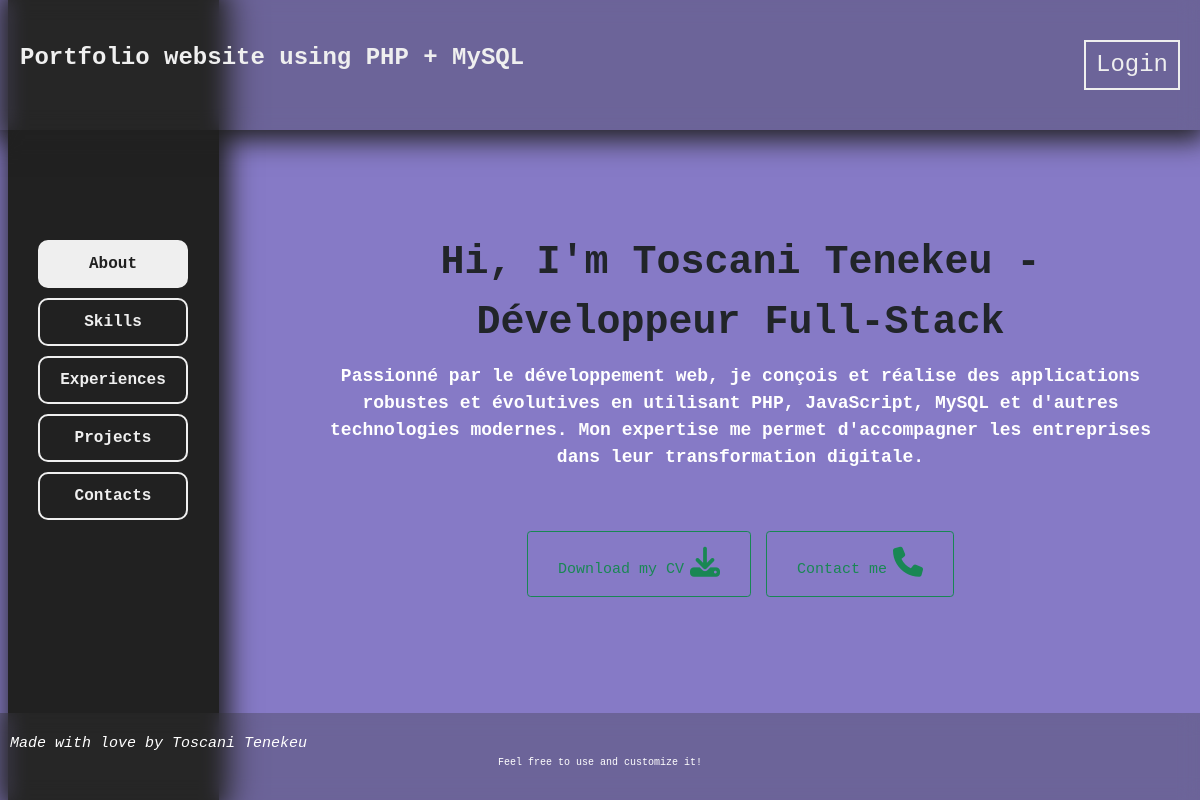
Screenshot of /views/standard_main.php with the database file from the repository.
### tables this page shows
CREATE TABLE `about` (
  `id` int(11) NOT NULL,
  `user_id` int(11) NOT NULL,
  `full_name` varchar(100) DEFAULT NULL,
  `title` varchar(100) DEFAULT NULL,
  `description` text DEFAULT NULL,
  `cv_link` varchar(100) DEFAULT NULL,
  `date` timestamp NOT NULL DEFAULT current_timestamp() ON UPDATE current_timestamp()
);

### views/standard_main.php (the view, shortened to what this page needs)
<?php
require '../db/connection.php';
$stmt = $pdo->prepare("SELECT id FROM users WHERE email = ?");
$stmt->execute(['toscanisoft@gmail.com']);
$user = $stmt->fetch();
$stmt = $pdo->prepare("SELECT * FROM about WHERE user_id = ?");
$stmt->execute([$user['id']]);
$about = $stmt->fetch();
?>
<!DOCTYPE html>
<html lang="en">
<head>
    <link href="https://cdn.jsdelivr.net/npm/bootstrap@5.3.2/dist/css/bootstrap.min.css" rel="stylesheet"
>
    <link rel="stylesheet" href="https://cdnjs.cloudflare.com/ajax/libs/font-awesome/6.4.2/css/all.min.css"
 />
    <link rel="stylesheet" href="../assets/css/main.css">
</head>
<body>
    <header class="header container-fluid">
        <nav class="nav">
            <p>Portfolio website using PHP + MySQL</p>
                <button class="user-btn" type="button" id="userMenuButton" onclick="window.location.href='../dashboard/views/choice.php'">
                    <span>
                        Login
                    </span>
                </button>
        </nav>
    </header>
    <main class="main container-fluid">
        <div class="left-side">
            <div class="navigation-link">
                <a href="./standard_main.php" class="active">About</a>
                <a href="./standard_skills.php">Skills</a>
                <a href="./standard_experiences.php">Experiences</a>
                <a href="./standard_projects.php">Projects</a>
                <a href="./standard_contacts.php">Contacts</a>
            </div>
        </div>
        <div class="right-side">
            <p class="text-dark text-wrap mt-5" style="font-size: 4rem; font-weight: bolder;">
                Hi, I'm <?= htmlspecialchars($about['full_name']) ?> - <?= htmlspecialchars($about['title']) ?>
            </p>
            <p class="text-white" style="font-size: large; font-weight: bold; margin-bottom: 6rem;">
                <?= nl2br(htmlspecialchars($about['description'])) ?>
            </p>
            <div class="w-full d-flex align-items-center justify-content-center gap-4">
                <a href="<?= htmlspecialchars($about['cv_link']) ?>" class="btn btn-outline-success gap-4 py-4 px-5" download>
                    <label style="font-size: 1.5rem;">Download my CV</label>
                    <i class="fas fa-download" style="font-size: 3rem;"></i>
                </a>
                <a href="./standard_contacts.php" class="btn btn-outline-success gap-4 py-4 px-5">
                    <label style="font-size: 1.5rem;">Contact me</label>
                    <i class="fas fa-phone" style="font-size: 3rem;"></i>
                </a>
            </div>
        </div>
    </main>
    <footer class="footer container-fluid">
        <em class="text-white" style="font-size: 1.5rem;">Made with love by <?= htmlspecialchars($about['full_name']) ?></em>
        <p class="text-white text-center">Feel free to use and customize it!</p>
    </footer>
</body>
</html>

### assets/css/main.css (style rules this page uses)
* { padding: 0; margin: 0; box-sizing: border-box; border: 0; text-decoration: none !important; }
html { font-size: 10px !important; }
body { display: flex; background:rgba(32, 11, 151, 0.541); height: 100vh; width: auto; flex-direction: column; align-items: center; overflow: auto; font-family: 'Courier New', Courier, monospace; }
.header { padding: 4rem 2rem; width: 100%; background-color: rgba(50, 50, 50, .3) !important; backdrop-filter: blur(10px) !important; box-shadow: 0 5px 25px 5px #212121 !important; position: fixed; z-index: 999; }
.header > .nav { display: flex; flex-direction: row; justify-content: space-between; text-align: center; font-size: x-large; }
.nav p { color: #EFEFEF; font-weight: bold; }
.nav button { color: #EFEFEF; background: transparent; border: 2px solid #EFEFEF; text-align: center; padding: .5rem 1rem; }
.main { flex: 1; display: flex; flex-direction: row; gap: 10rem; }
.main > .left-side { flex: 1; background-color: #212121; box-shadow: 5px 0px 25px 5px #212121 !important; height: 100%; display: flex; align-items: center; justify-content: center; box-sizing: border-box; flex-wrap: wrap; }
.left-side > .navigation-link { position: fixed; background: transparent!; top: 30%; display: flex; flex-direction: column; gap: 1rem; justify-content: space-evenly; }
.navigation-link > a { padding: 1rem 2rem; border-radius: 1rem; background-color: transparent; border: 2px solid #EFEFEF; color: #EFEFEF; font-weight: bold; text-align: center; font-size: medium; }
.main > .right-side { flex: 4; display: flex; justify-content: center; align-items: center; text-align: center; flex-direction: column; flex-wrap: wrap; padding-top: 10%; padding-bottom: 10%; overflow-y: scroll; padding-right: 3rem; }
.navigation-link > .active { background: #EFEFEF; color: #212121; }
.footer { background-color: rgba(50, 50, 50, .3) !important; backdrop-filter: blur(10px) !important; padding: 2rem 1rem; width: 100%; position: fixed; bottom: 0; z-index: 999; }

### rows the page displays
about: full_name "Toscani Tenekeu", title "Développeur Full-Stack", description "Passionné par le développement web, je conçois et réalise des applications robustes et évolutives en utilisant PHP, JavaScript, MySQL et d'autres technologies modernes. Mon expertise me permet d'accompagner les entreprises dans leur transformation digitale."
